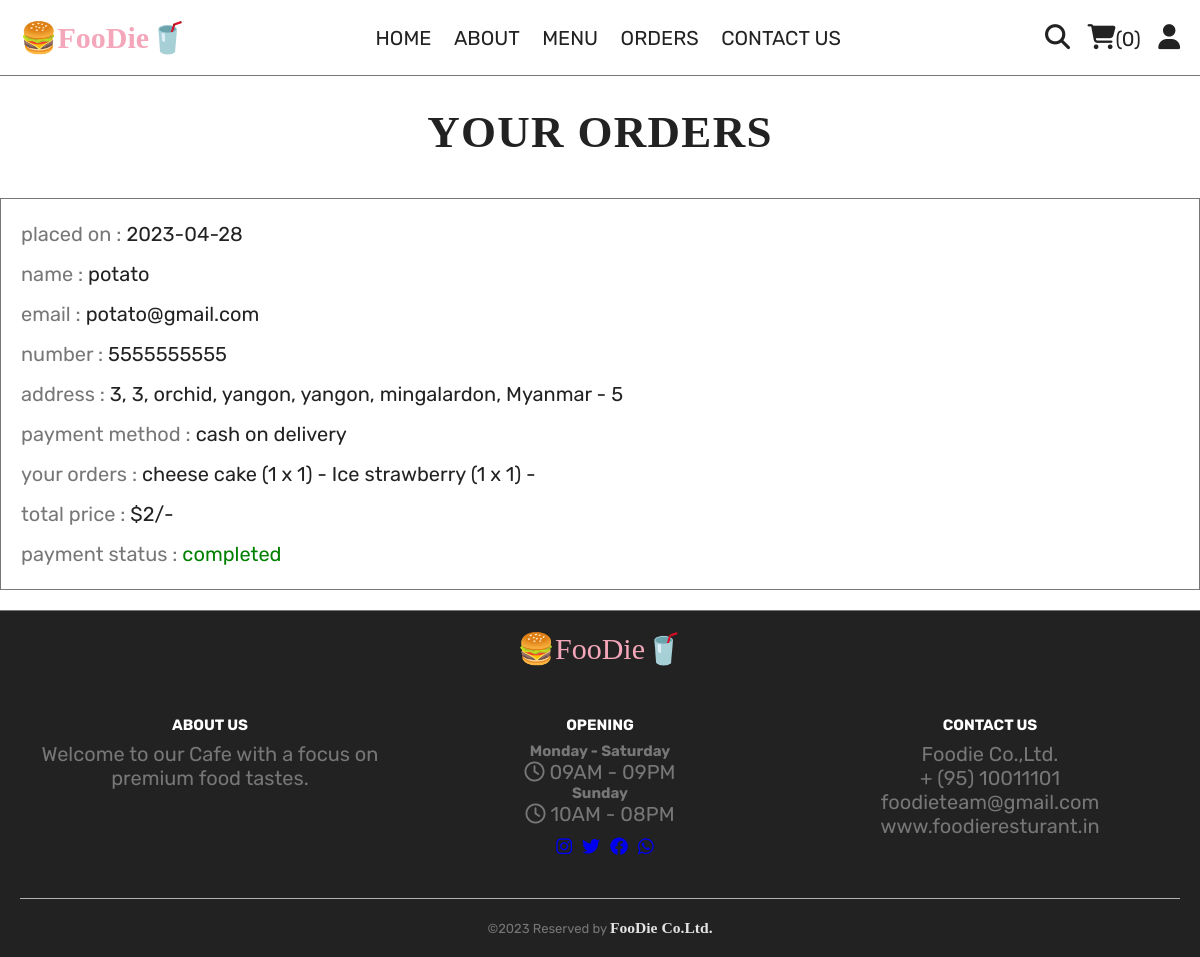
Page /orders.php (signed in) on the earlier database version.
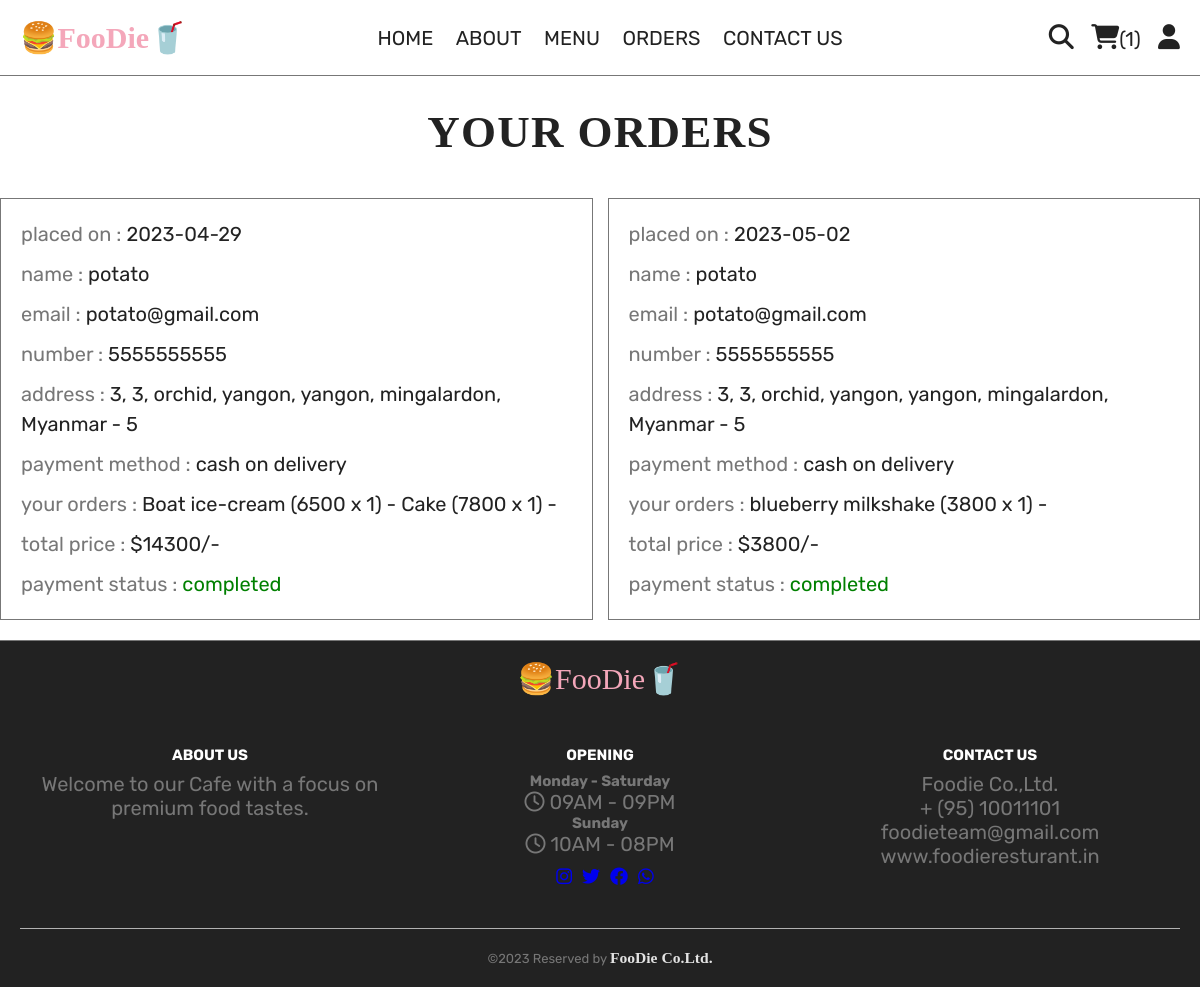
Same page on the later database version.
### tables this page shows
CREATE TABLE `orders` (
  `id` int(100) NOT NULL,
  `user_id` int(100) NOT NULL,
  `name` varchar(20) NOT NULL,
  `number` varchar(10) NOT NULL,
  `email` varchar(50) NOT NULL,
  `method` varchar(50) NOT NULL,
  `address` varchar(500) NOT NULL,
  `total_products` varchar(1000) NOT NULL,
  `total_price` int(100) NOT NULL,
  `placed_on` date NOT NULL DEFAULT current_timestamp(),
  `payment_status` varchar(20) NOT NULL DEFAULT 'pending'
);

### orders.php (the view, shortened to what this page needs)
<?php
include 'components/connect.php';
if(isset($_SESSION['user_id'])){
   $user_id = $_SESSION['user_id'];
}else{
   $user_id = '';
   header('location:home.php');
};
?>
<!DOCTYPE html>
<html lang="en">
<head>
   <link rel="stylesheet" href="https://cdnjs.cloudflare.com/ajax/libs/font-awesome/6.1.1/css/all.min.css">
   <link rel="stylesheet" href="css/style.css">
</head>
<body>
<?php include 'components/user_header.php'; ?>
<section class="orders">
   <h1 class="title">your orders</h1>
   <div class="box-container">
   <?php
      if($user_id == ''){
         echo '<p class="empty">please login to see your orders</p>';
      }else{
         $select_orders = $conn->prepare("SELECT * FROM `orders` WHERE user_id = ?");
         $select_orders->execute([$user_id]);
         if($select_orders->rowCount() > 0){
            while($fetch_orders = $select_orders->fetch(PDO::FETCH_ASSOC)){
   ?>
   <div class="box">
      <p>placed on : <span><?= $fetch_orders['placed_on']; ?></span></p>
      <p>name : <span><?= $fetch_orders['name']; ?></span></p>
      <p>email : <span><?= $fetch_orders['email']; ?></span></p>
      <p>number : <span><?= $fetch_orders['number']; ?></span></p>
      <p>address : <span><?= $fetch_orders['address']; ?></span></p>
      <p>payment method : <span><?= $fetch_orders['method']; ?></span></p>
      <p>your orders : <span><?= $fetch_orders['total_products']; ?></span></p>
      <p>total price : <span>$<?= $fetch_orders['total_price']; ?>/-</span></p>
      <p> payment status : <span style="color:<?php if($fetch_orders['payment_status'] == 'pending'){ echo 'red'; }else{ echo 'green'; }; ?>"><?= $fetch_orders['payment_status']; ?></span> </p>
   </div>
   <?php
      }
      }else{
         echo '<p class="empty">no orders placed yet!</p>';
      }
      }
   ?>
   </div>
</section>
<?php include 'components/footer.php'; ?>
</body>
</html>

### components/user_header.php (shortened to what this page needs)
<header class="header">
   <section class="flex">
      <a href="home.php" class="logo">🍔FooDie🥤</a>
      <nav class="navbar">
         <a href="home.php">HOME</a>
         <a href="about.php">ABOUT</a>
         <a href="menu.php">MENU</a>
         <a href="orders.php">ORDERS</a>
         <a href="contact.php">CONTACT US</a>
      </nav>
      <div class="icons">
         <?php
            $count_cart_items = $conn->prepare("SELECT * FROM `cart` WHERE user_id = ?");
            $count_cart_items->execute([$user_id]);
            $total_cart_items = $count_cart_items->rowCount();
         ?>
          <a href="search.php"><i class="fas fa-search"></i></a>
         <a href="cart.php"><i class="fas fa-shopping-cart"></i><span>(<?= $total_cart_items; ?>)</span></a>
         <div id="user-btn" class="fas fa-user"></div>
      </div>
   </section>
</header>

### components/footer.php (shortened to what this page needs)
<div class="footer">
    <a href="home.php" class="ftlogo">🍔FooDie🥤</a>
    <div class="footer-container">
        <div>
            <h3>ABOUT US</h3>
            <p>Welcome to our Cafe with a focus on premium food tastes.</p>
        </div>
        <div>
            <h3>OPENING</h3>
            <h5 class="text-info fw-normal">Monday - Saturday</h5>
            <p><i class="fa-regular fa-clock"></i> 09AM - 09PM</p>
            <h5 class="text-info fw-normal">Sunday</h5>
            <p><i class="fa-regular fa-clock"></i> 10AM - 08PM</p>
            <ul>
                <li><a href="#"><i class="fa-brands fa-instagram"></i></a></li>
                <li><a href="#"><i class="fa-brands fa-twitter"></i></a></li>
                <li><a href="#"><i class="fa-brands fa-facebook"></i></a></li>
                <li><a href="#"><i class="fa-brands fa-whatsapp"></i></a></li>
            </ul>
        </div>
        <div class="continfo">
            <h3>CONTACT US</h3>
            <span>Foodie Co.,Ltd.</span>
            <span>+ (95) 10011101</span>
            <span>foodieteam@gmail.com</span>
            <span>www.foodieresturant.in</span>
        </div>
    </div>
    <p class="copyright">&copy;2023 Reserved by <span>FooDie Co.Ltd.</span></p>
</div>

### css/style.css (style rules this page uses)
:root { --red: #f4a7ba; --danger: #e74c3c; --white: #fff; --black: #222; --light-color: #777; --background-color: #f2f2f2; --star-color: #ffe700; --border: .1rem solid var(--light-color); }
* { font-family: 'Rubik', sans-serif; margin: 0; padding: 0; box-sizing: border-box; outline: none; border: none; text-decoration: none; }
html { font-size: 62.5%; overflow-x: hidden; scroll-behavior: smooth; stop-opacity: 7rem; }
.header section { margin: 0 auto; max-width: 1200px; padding: 2rem; }
.header { border-bottom: var(--border); }
.title { font-family: dancing script; text-align: center; color: var(--black); font-size: 4.5rem; padding-bottom: 1rem; margin: 30px auto; text-transform: uppercase; letter-spacing: 1.3px; }
.header { position: sticky; top: 0; left: 0; right: 0; z-index: 1000; background-color: var(--white); border-bottom: var(--border); }
.header .flex { display: flex; align-items: center; justify-content: space-between; position: relative; }
.logo { font-family: 'Lobster', cursive; font-weight: 600; text-decoration: none; font-size: 3rem; color: var(--red); }
.ftlogo { font-family: 'Lobster', cursive; text-decoration: none; font-size: 3rem; color: var(--red); }
.header .flex .navbar a { text-decoration: none; font-size: 2rem; color: var(--black); margin: 0 1rem; }
.header .flex .icons>* { margin-left: 1.5rem; font-size: 2.5rem; color: var(--black); cursor: pointer; }
.header .flex .icons span { font-size: 2rem; }
.orders .box-container { display: flex; flex-wrap: wrap; gap: 1.5rem; align-items: flex-start; }
.orders .box-container .box { padding: 1rem 2rem; border: var(--border); flex: 1 1 40rem; }
.orders .box-container .box p { line-height: 1.5; margin: 1rem 0; font-size: 2rem; color: var(--light-color); }
.orders .box-container .box p span { color: var(--black); }
.footer { padding: 2rem; margin: 2rem 0 auto auto; border-top: var(--border); text-align: center; font-size: 1.3rem; background-color: var(--black); color: var(--light-color); max-width: 100%; }
.footer .footer-container { display: grid; grid-template-columns: repeat(auto-fit, minmax(30rem, 2fr)); grid-gap: 1rem; padding: 4rem 0; border-bottom: 1px solid #b2b2b2; margin-bottom: 20px; margin-top: 10px; }
.footer .footer-container h3 { color: var(--white); font-size: 1.5rem; padding-bottom: .8rem; }
.footer .footer-container ul { list-style: none; display: flex; justify-content: center; padding-top: 1rem; }
.footer .footer-container ul li a { margin-left: 10px; font-size: 18px; }
.footer .footer-container span { display: block; }
.copyright span { font-family: 'Lobster', cursive; color: #e3e3e3; font-size: larger; font-weight: bolder; }
.continfo, .footer .footer-container p { font-size: 2rem; }
.footer h5 { font-size: 1.5rem; }

Differences in the rows shown:
removed orders: placed_on "2023-04-28", name "potato", email "potato@gmail.com", number "5555555555", address "3, 3, orchid, yangon, yangon, mingalardon, Myanmar - 5", method "cash on delivery", total_products "cheese cake (1 x 1) - Ice strawberry (1 x 1) -", total_price "2", payment_status "completed"
added orders: placed_on "2023-04-29", name "potato", email "potato@gmail.com", number "5555555555", address "3, 3, orchid, yangon, yangon, mingalardon, Myanmar - 5", method "cash on delivery", total_products "Boat ice-cream (6500 x 1) - Cake (7800 x 1) -", total_price "14300", payment_status "completed"
added orders: placed_on "2023-05-02", name "potato", email "potato@gmail.com", number "5555555555", address "3, 3, orchid, yangon, yangon, mingalardon, Myanmar - 5", method "cash on delivery", total_products "blueberry milkshake (3800 x 1) -", total_price "3800", payment_status "completed"
Other differences:
$total_cart_items: "0" → "1"
